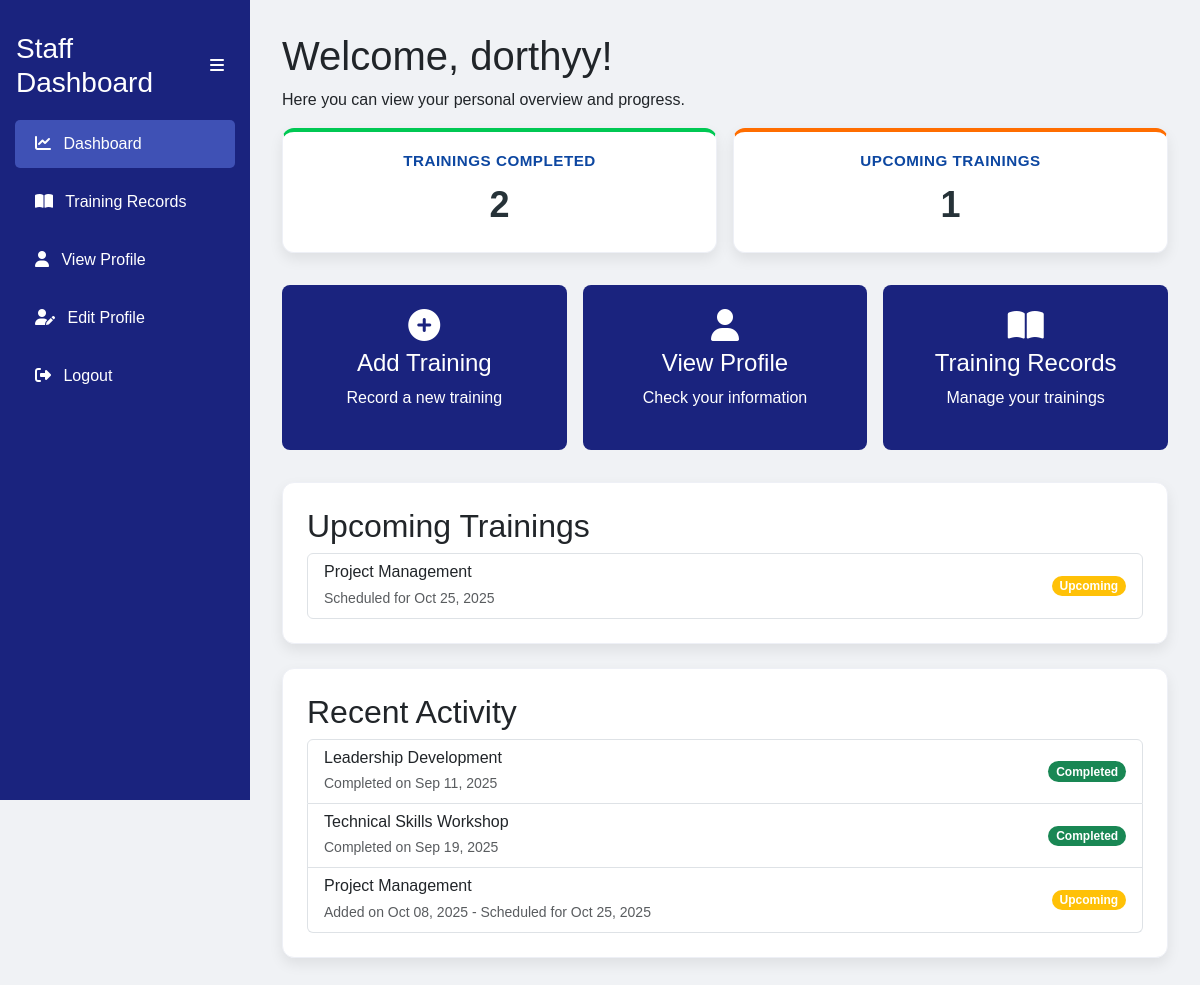
Screenshot of /staff_dashboard.php (signed in) with the database file from the repository.
### tables this page shows
CREATE TABLE `user_trainings` (
  `id` int(6) UNSIGNED NOT NULL,
  `user_id` int(6) UNSIGNED DEFAULT NULL,
  `training_id` int(6) UNSIGNED DEFAULT NULL,
  `completion_date` date DEFAULT NULL,
  `status` enum('completed','upcoming') DEFAULT 'completed',
  `created_at` timestamp NOT NULL DEFAULT current_timestamp()
);

CREATE TABLE `trainings` (
  `id` int(6) UNSIGNED NOT NULL,
  `title` varchar(255) NOT NULL,
  `description` text DEFAULT NULL,
  `training_date` date DEFAULT NULL,
  `created_at` timestamp NOT NULL DEFAULT current_timestamp()
);

### staff_dashboard.php (the view, shortened to what this page needs)
<?php
include("db.php");
$view = isset($_GET['view']) ? $_GET['view'] : 'overview';
$staff_username = $_SESSION['username'];
$user_id = $_SESSION['user_id'];
$trainings_completed = 0;
$trainings_upcoming = 0;
$query_completed = "SELECT COUNT(*) AS total FROM user_trainings WHERE user_id = ? AND status = 'completed'";
$stmt_completed = $conn->prepare($query_completed);
$stmt_completed->bind_param("i", $user_id);
$stmt_completed->execute();
$result_completed = $stmt_completed->get_result();
if ($result_completed) {
    $row = $result_completed->fetch_assoc();
    $trainings_completed = $row['total'];
}
$query_upcoming = "SELECT COUNT(*) AS total FROM user_trainings WHERE user_id = ? AND status = 'upcoming'";
$stmt_upcoming = $conn->prepare($query_upcoming);
$stmt_upcoming->bind_param("i", $user_id);
$stmt_upcoming->execute();
$result_upcoming = $stmt_upcoming->get_result();
if ($result_upcoming) {
    $row = $result_upcoming->fetch_assoc();
    $trainings_upcoming = $row['total'];
}
$query_upcoming = "SELECT t.title, ut.completion_date FROM user_trainings ut
                    JOIN trainings t ON ut.training_id = t.id
                    WHERE ut.user_id = ? AND ut.status = 'upcoming'
                    ORDER BY ut.completion_date ASC LIMIT 3";
$stmt_upcoming = $conn->prepare($query_upcoming);
$stmt_upcoming->bind_param("i", $user_id);
$stmt_upcoming->execute();
$result_upcoming = $stmt_upcoming->get_result();
$query_all_activities = "SELECT t.title, ut.completion_date, ut.status, ut.created_at FROM user_trainings ut
                          JOIN trainings t ON ut.training_id = t.id
                          WHERE ut.user_id = ?
                          ORDER BY ut.created_at DESC LIMIT 5";
$stmt_activities = $conn->prepare($query_all_activities);
$stmt_activities->bind_param("i", $user_id);
$stmt_activities->execute();
$result_activities = $stmt_activities->get_result();
?>
<!DOCTYPE html>
<html lang="en">
<head>
    <link href="https://cdn.jsdelivr.net/npm/bootstrap@5.3.0/dist/css/bootstrap.min.css" rel="stylesheet">
    <link rel="stylesheet" href="https://cdnjs.cloudflare.com/ajax/libs/font-awesome/6.4.0/css/all.min.css">
</head>
<body id="body">
    <div class="sidebar">
        <div class="d-flex justify-content-between align-items-center px-3 mb-3">
            <h3 class="m-0"><?= $_SESSION['role'] === 'head' ? 'Office Head Dashboard' : 'Staff Dashboard' ?></h3>
            <button id="sidebar-toggle" class="btn btn-toggle"><i class="fas fa-bars"></i></button>
        </div>
        <ul class="nav flex-column">
            <li class="nav-item">
                <a class="nav-link <?= $view === 'overview' ? 'active' : '' ?>" href="?view=overview">
                    <i class="fas fa-chart-line me-2"></i> <span>Dashboard</span>
                </a>
            </li>
            <li class="nav-item">
                <a class="nav-link <?= $view === 'training-records' ? 'active' : '' ?>" href="?view=training-records">
                    <i class="fas fa-book-open me-2"></i> <span>Training Records</span>
                </a>
            </li>
            <li class="nav-item">
                <a class="nav-link" href="view_profile.php">
                    <i class="fas fa-user me-2"></i> <span>View Profile</span>
                </a>
            </li>
            <li class="nav-item">
                <a class="nav-link" href="edit_profile.php">
                    <i class="fas fa-user-edit me-2"></i> <span>Edit Profile</span>
                </a>
            </li>
            <li class="nav-item mt-auto">
                <a class="nav-link" href="logout.php">
                    <i class="fas fa-sign-out-alt me-2"></i> <span>Logout</span>
                </a>
            </li>
        </ul>
    </div>
    <div class="main-content">
        <?php if ($view === 'overview'): ?>
            <div class="header">
                <h1>Welcome, <?php echo htmlspecialchars($staff_username); ?>!</h1>
                <p>Here you can view your personal overview and progress.</p>
            </div>
            <div class="stats-cards">
                <div class="card">
                    <h3>Trainings Completed</h3>
                    <p><?php echo $trainings_completed; ?></p>
                </div>
                <div class="card">
                    <h3>Upcoming Trainings</h3>
                    <p><?php echo $trainings_upcoming; ?></p>
                </div>
            </div>
            <div class="quick-actions">
                <div class="action-card" data-bs-toggle="modal" data-bs-target="#addTrainingModal" style="cursor:pointer;">
                    <i class="fas fa-plus-circle"></i>
                    <h4>Add Training</h4>
                    <p>Record a new training</p>
                </div>
                <div class="action-card">
                    <a href="view_profile.php">
                        <i class="fas fa-user"></i>
                        <h4>View Profile</h4>
                        <p>Check your information</p>
                    </a>
                </div>
                <div class="action-card">
                    <a href="?view=training-records">
                        <i class="fas fa-book-open"></i>
                        <h4>Training Records</h4>
                        <p>Manage your trainings</p>
                    </a>
                </div>
            </div>
            <?php if ($result_upcoming && $result_upcoming->num_rows > 0): ?>
            <div class="content-box mt-4">
                <h2>Upcoming Trainings</h2>
                <div class="list-group">
                    <?php while ($upcoming = $result_upcoming->fetch_assoc()): ?>
                        <div class="list-group-item d-flex justify-content-between align-items-center">
                            <div>
                                <h6 class="mb-1"><?php echo htmlspecialchars($upcoming['title']); ?></h6>
                                <small class="text-muted">Scheduled for <?php echo date('M d, Y', strtotime($upcoming['completion_date'])); ?></small>
                            </div>
                            <span class="badge bg-warning rounded-pill">Upcoming</span>
                        </div>
                    <?php endwhile; ?>
                </div>
            </div>
            <?php endif; ?>
            <div class="content-box mt-4">
                <h2>Recent Activity</h2>
            <?php if ($result_activities && $result_activities->num_rows > 0): ?>
                    <div class="list-group">
                        <?php while ($activity = $result_activities->fetch_assoc()): ?>
                            <div class="list-group-item d-flex justify-content-between align-items-center">
                                <div>
                                    <h6 class="mb-1"><?php echo htmlspecialchars($activity['title']); ?></h6>
                                    <small class="text-muted">
                                        <?php if ($activity['status'] === 'completed'): ?>
                                            Completed on <?php echo date('M d, Y', strtotime($activity['completion_date'])); ?>
                                        <?php else: ?>
                                            Added on <?php echo date('M d, Y', strtotime($activity['created_at'])); ?> - Scheduled for <?php echo date('M d, Y', strtotime($activity['completion_date'])); ?>
                                        <?php endif; ?>
                                    </small>
                                </div>
                                <span class="badge <?php echo $activity['status'] === 'completed' ? 'bg-success' : 'bg-warning'; ?> rounded-pill">
                                    <?php echo ucfirst($activity['status']); ?>
                                </span>
                            </div>
                        <?php endwhile; ?>
                    </div>
                <?php endif; ?>
            </div>
<?php endif; ?>
    </div>
</body>
</html>

### staff_dashboard.php (style rules this page uses)
body { font-family: 'Montserrat', sans-serif; display: flex; background-color: #f0f2f5; }
@media (min-width: 992px) { .sidebar .nav-link { transition: all 0.2s; white-space: nowrap; overflow: hidden; } }
.main-content { flex-grow: 1; padding: 2rem; margin-left: 250px; transition: margin-left 0.3s ease-in-out; }
.sidebar { width: 250px; background-color: #1a237e; color: white; height: 100vh; position: fixed; padding-top: 2rem; transition: width 0.3s ease-in-out; }
.sidebar .nav-link { color: white; padding: 12px 20px; border-radius: 5px; margin: 5px 15px; transition: background-color 0.2s; }
.sidebar .nav-link:hover, .sidebar .nav-link.active { background-color: #3f51b5; }
.content-box { background-color: #fff; border-radius: 12px; box-shadow: 0 6px 14px rgba(0,0,0,0.08); padding: 1.5rem; border: 1px solid #eef0f6; }
.sidebar .btn-toggle { background-color: transparent; border: none; color: #ffffff; padding: 6px 10px; }
.stats-cards { display: grid; grid-template-columns: repeat(auto-fit, minmax(200px, 1fr)); gap: 1rem; margin-bottom: 2rem; }
.card { background-color: #fff; border-radius: 12px; box-shadow: 0 6px 14px rgba(0,0,0,0.08); padding: 1.25rem 1.5rem; text-align: center; border: 1px solid #eef0f6; }
.card h3 { margin: 0 0 0.5rem; color: #0d47a1; font-size: 0.95rem; font-weight: 800; text-transform: uppercase; letter-spacing: .5px; }
.card p { font-size: 2.25rem; font-weight: 800; color: #263238; margin: 0; }
.stats-cards .card:nth-child(1) { border-top: 4px solid #00c853; }
.stats-cards .card:nth-child(2) { border-top: 4px solid #ff6d00; }
.quick-actions { display: grid; grid-template-columns: repeat(auto-fit, minmax(250px, 1fr)); gap: 1rem; margin-bottom: 2rem; }
.action-card { background: #1a237e; color: white; border-radius: 8px; padding: 1.5rem; text-align: center; transition: transform 0.3s ease; }
.action-card a { color: white; text-decoration: none; display: block; }
.action-card i { font-size: 2rem; margin-bottom: 0.5rem; }

### rows the page displays
user_trainings: training.title "Project Management", completion_date "Oct 25, 2025", created_at "Oct 08, 2025", status "Upcoming"
user_trainings: training.title "Leadership Development", completion_date "Sep 11, 2025", status "Completed"
user_trainings: training.title "Technical Skills Workshop", completion_date "Sep 19, 2025", status "Completed"

### other values shown
$staff_username "dorthyy"
$trainings_completed "2"
$trainings_upcoming "1"
